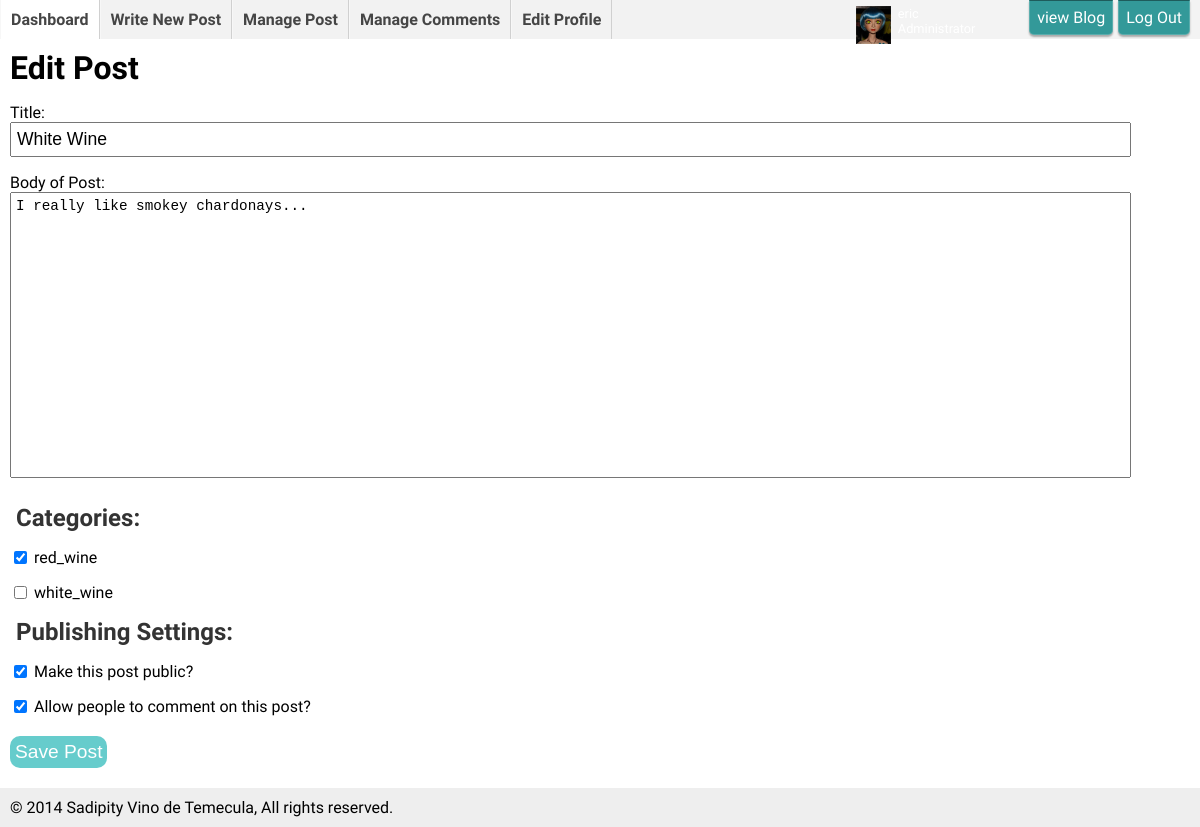
The page /blog/admin/edit-post.php?post_id=2 (signed in) on the database its author committed.
### tables this page shows
CREATE TABLE IF NOT EXISTS `posts` (
  `post_id` smallint(6) NOT NULL AUTO_INCREMENT,
  `title` varchar(256) NOT NULL,
  `date` datetime NOT NULL,
  `user_id` smallint(6) NOT NULL,
  `body` text NOT NULL,
  `is_published` tinyint(1) NOT NULL,
  `allow_comments` tinyint(1) NOT NULL,
  PRIMARY KEY (`post_id`)
);

CREATE TABLE IF NOT EXISTS `categories` (
  `category_id` smallint(6) NOT NULL AUTO_INCREMENT,
  `title` varchar(256) NOT NULL,
  PRIMARY KEY (`category_id`)
);

### blog/admin/edit-post.php (the view, shortened to what this page needs)
<?php
$post_id = $_GET['post_id'];
require('admin-header.php');
$query_cc = "SELECT category_id
			FROM post_cats
			WHERE post_id = $post_id";
$result_cc = $db->query($query_cc);
$cat_list = array();
if( $result_cc->num_rows >= 1 ){
	while($row_cc = $result_cc->fetch_assoc()){
		$cat_list[] = $row_cc['category_id'];
	}
}
$query_post = "SELECT *
				FROM posts
				WHERE user_id = $user_id
				AND post_id = $post_id
				LIMIT 1";
$result_post = $db->query($query_post);
?>
<main>
	<?php
	if( $result_post->num_rows == 1 ){
		$row_post = $result_post->fetch_assoc();
	?>
	<h1>Edit Post</h1>
	<form action="<?php echo $_SERVER['PHP_SELF'] ?>?post_id=<?php echo $post_id; ?>" method="post">
		<label for="title">Title:</label>
		<input type="text" name="title" id="title" value="<?php echo $row_post['title'] ?>">
		<label for="body">Body of Post:</label>
		<textarea name="body" id="body"><?php echo $row_post['body']; ?></textarea>
		<fieldset>
			<h2>Categories:</h2>
			<?php
			$query_cats = "SELECT * FROM categories";
			$result_cats = $db->query($query_cats);
			if( $result_cats->num_rows >= 1 ){
				while( $row = $result_cats->fetch_assoc() ){ ?>
			<label>
				<input type="checkbox" name="category[<?php echo $row['category_id'] ?>]" value="<?php echo $row['category_id'] ?>" <?php
					if(in_array( $row['category_id'], $cat_list )){
						echo 'checked';
					}
				 ?>>
				<?php echo $row['title'] ?>
			</label>
			<?php
				}
			} ?>
		</fieldset>
		<h2>Publishing Settings:</h2>
		<label>
			<input type="checkbox" name="is_published" value="1" <?php
					echo $row_post['is_published'] == 1 ? 'checked' : '' ;  ?>>
			Make this post public?
		</label>
		<label>
			<input type="checkbox" name="allow_comments" value="1" <?php
					echo $row_post['allow_comments'] == 1 ? 'checked' : '' ; ?>>
			Allow people to comment on this post?
		</label>
		<input type="submit" value="Save Post">
	</form>
	<?php
	}else{
		echo 'You did not write this post.';
	} ?>
</main>
<?php include('admin-footer.php'); ?>

### blog/css/admin-style.css (style rules this page uses)
body, html { margin: 0; padding: 0; font-size: 100%; font-family: 'Droid Sans', Arial, Helvetica, sans-serif; }
h1,h2,h3,h4,h5,h6,p,ul,ol,li,form { margin: 0; padding: 0; }
input { vertical-align: bottom; }
*, *:before, *:after { -moz-box-sizing: border-box; -webkit-box-sizing: border-box; box-sizing: border-box; }
html { background-color:white; }
header h1, main, footer { padding: 10px; }
main h2, main h4 { margin: 16px 0 8px 6px; color: #333; }
label { display: block; margin-top:1em; }
fieldset { border: none; margin: 10px 0; padding: 0; display: block; }
textarea { min-height: 20em; resize: none; }
input[type=text], input[type=password], input[type=submit], select, textarea { display: block; margin-bottom: 10px; }
input[type=text], textarea, input[type=password], input[type=email] { width: 95%; padding: 5px; font-size: 1.1em; }
.button, input[type=submit] { background-color: #66CCCC; border: medium none; border-radius: 10px 10px 10px 10px; color: #FFFFFF !important; cursor: pointer; font-size: 120%; margin-top: 20px !important; padding: 5px; }

### rows shown on the page
posts: title "White Wine", body "I really like smokey chardonays...", is_published "☑", allow_comments "☑"
categories: category_id "☑", title "red_wine"
categories: title "white_wine"
